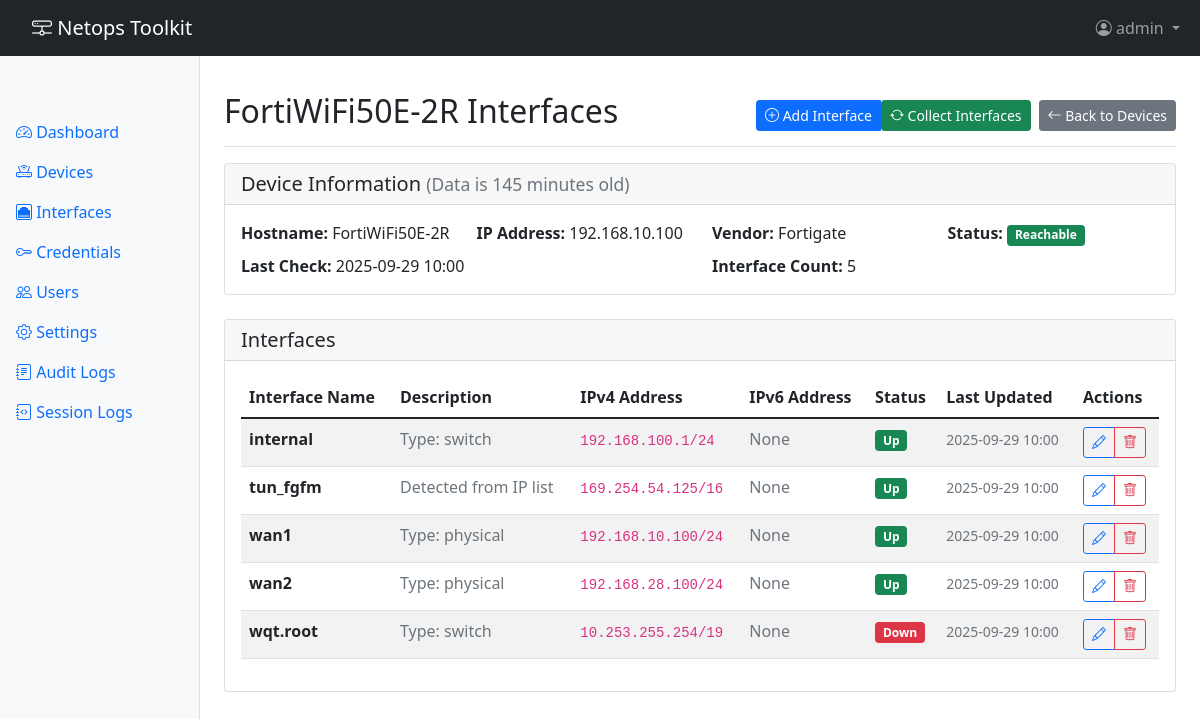
The app's page /interfaces/device/1 (signed in) with its own data.
### app/models.py (models this page shows, shortened)
class User(UserMixin, db.Model):
    __tablename__ = 'users'
    id = db.Column(db.Integer, primary_key=True)
    username = db.Column(db.String(80), unique=True, nullable=False)
    email = db.Column(db.String(120), unique=True, nullable=True)
    password_hash = db.Column(db.String(255), nullable=True)  # Null for TACACS users
    auth_type = db.Column(db.String(20), nullable=False, default='local')  # 'local' or 'tacacs'
    is_active = db.Column(db.Boolean, default=True)
    is_admin = db.Column(db.Boolean, default=False)
    created_at = db.Column(db.DateTime, default=datetime.utcnow)
    last_login = db.Column(db.DateTime)
    audit_logs = db.relationship('AuditLog', backref='user', lazy='dynamic')

class Device(db.Model):
    __tablename__ = 'devices'
    id = db.Column(db.Integer, primary_key=True)
    hostname = db.Column(db.String(255), unique=True, nullable=False)
    ip_address = db.Column(db.String(45), nullable=False)  # Supports IPv6
    vendor = db.Column(db.String(50), nullable=False)  # cisco_ios, cisco_nxos, cisco_iosxr, paloalto, fortigate
    is_reachable = db.Column(db.Boolean, default=True)
    last_reachability_check = db.Column(db.DateTime)
    last_successful_connection = db.Column(db.DateTime)
    last_error = db.Column(db.Text)
    created_at = db.Column(db.DateTime, default=datetime.utcnow)
    updated_at = db.Column(db.DateTime, default=datetime.utcnow, onupdate=datetime.utcnow)
    interfaces = db.relationship('Interface', backref='device', lazy='dynamic', cascade='all, delete-orphan')
    audit_logs = db.relationship('AuditLog', backref='device', lazy='dynamic')

class Interface(db.Model):
    __tablename__ = 'interfaces'
    id = db.Column(db.Integer, primary_key=True)
    device_id = db.Column(db.Integer, db.ForeignKey('devices.id'), nullable=False)
    name = db.Column(db.String(100), nullable=False)
    description = db.Column(db.String(255))
    ipv4_address = db.Column(db.String(18))  # xxx.xxx.xxx.xxx/xx
    ipv6_address = db.Column(db.String(45))  # Full IPv6 with prefix
    status = db.Column(db.String(20))  # up, down, administratively down
    source = db.Column(db.String(20), default='collected', nullable=False)  # 'collected' or 'manual'
    last_updated = db.Column(db.DateTime, default=datetime.utcnow)
    created_at = db.Column(db.DateTime, default=datetime.utcnow)
    __table_args__ = (
        db.UniqueConstraint('device_id', 'name', name='_device_interface_uc'),
    )

### app/routes/interface_routes.py (the view)
@interface_bp.route('/device/<int:device_id>')
@login_required
def device_interfaces(device_id):
    device = Device.query.get_or_404(device_id)
    interfaces = Interface.query.filter_by(device_id=device_id).all()
    return render_template('interfaces/device.html',
                         device=device,
                         interfaces=interfaces)

### app/templates/interfaces/device.html (shortened to what this page needs)
{% extends "base.html" %}
{% block content %}
<div class="d-flex justify-content-between flex-wrap flex-md-nowrap align-items-center pt-3 pb-2 mb-3 border-bottom">
    <h1 class="h2">{{ device.hostname }} Interfaces</h1>
    <div class="btn-toolbar mb-2 mb-md-0">
        <div class="btn-group me-2">
            <a href="{{ url_for('interfaces.add_interface', device_id=device.id) }}" class="btn btn-sm btn-primary">
                <i class="bi bi-plus-circle"></i> Add Interface
            </a>
            <form method="POST" action="{{ url_for('devices.collect_interfaces', device_id=device.id) }}" style="display: inline;">
                <button type="submit" class="btn btn-sm btn-success">
                    <i class="bi bi-arrow-repeat"></i> Collect Interfaces
                </button>
            </form>
        </div>
        <div class="btn-group">
            <a href="{{ url_for('devices.list_devices') }}" class="btn btn-sm btn-secondary">
                <i class="bi bi-arrow-left"></i> Back to Devices
            </a>
        </div>
    </div>
</div>
<div class="row mb-4">
    <div class="col-12">
        <div class="card">
            <div class="card-header">
                <h5 class="mb-0">Device Information</h5>
            </div>
            <div class="card-body">
                <div class="row">
                    <div class="col-md-3">
                        <strong>Hostname:</strong> {{ device.hostname }}
                    </div>
                    <div class="col-md-3">
                        <strong>IP Address:</strong> {{ device.ip_address }}
                    </div>
                    <div class="col-md-3">
                        <strong>Vendor:</strong> {{ device.vendor|replace('_', ' ')|title }}
                    </div>
                    <div class="col-md-3">
                        <strong>Status:</strong>
                        {% if device.is_reachable %}
                        <span class="badge bg-success">Reachable</span>
                        {% else %}
                        <span class="badge bg-danger" title="{{ device.last_error }}">Unreachable</span>
                        {% endif %}
                    </div>
                </div>
                <div class="row mt-2">
                    <div class="col-md-6">
                        <strong>Last Check:</strong> {{ device.last_reachability_check.strftime('%Y-%m-%d %H:%M') if device.last_reachability_check else 'Never' }}
                    </div>
                    <div class="col-md-6">
                        <strong>Interface Count:</strong> {{ interfaces|length }}
                    </div>
                </div>
            </div>
        </div>
    </div>
</div>
<div class="card">
    <div class="card-header">
        <h5 class="mb-0">Interfaces</h5>
    </div>
    <div class="card-body">
        {% if interfaces %}
        <div class="table-responsive">
            <table class="table table-striped table-hover">
                <thead>
                    <tr>
                        <th>Interface Name</th>
                        <th>Description</th>
                        <th>IPv4 Address</th>
                        <th>IPv6 Address</th>
                        <th>Status</th>
                        <th>Last Updated</th>
                        <th>Actions</th>
                    </tr>
                </thead>
                <tbody>
                    {% for interface in interfaces %}
                    <tr>
                        <td>
                            <strong>{{ interface.name }}</strong>
                        </td>
                        <td>
                            <span class="text-muted">{{ interface.description or 'No description' }}</span>
                        </td>
                        <td>
                            {% if interface.ipv4_address %}
                            <code>{{ interface.ipv4_address }}</code>
                            {% else %}
                            <span class="text-muted">None</span>
                            {% endif %}
                        </td>
                        <td>
                            {% if interface.ipv6_address %}
                            <code>{{ interface.ipv6_address }}</code>
                            {% else %}
                            <span class="text-muted">None</span>
                            {% endif %}
                        </td>
                        <td>
                            {% if interface.status == 'up' or interface.status == 'up/up' %}
                            <span class="badge bg-success">{{ interface.status|title }}</span>
                            {% elif interface.status == 'down' or interface.status == 'down/down' %}
                            <span class="badge bg-danger">{{ interface.status|title }}</span>
                            {% elif interface.status == 'up/down' %}
                            <span class="badge bg-warning">{{ interface.status|title }}</span>
                            {% elif interface.status == 'administratively down' %}
                            <span class="badge bg-secondary">Admin Down</span>
                            {% else %}
                            <span class="badge bg-light text-dark">{{ interface.status|title }}</span>
                            {% endif %}
                        </td>
                        <td>
                            <small class="text-muted">
                                {{ interface.last_updated.strftime('%Y-%m-%d %H:%M') if interface.last_updated else 'Never' }}
                            </small>
                        </td>
                        <td>
                            <div class="btn-group btn-group-sm" role="group">
                                <a href="{{ url_for('interfaces.edit_interface', interface_id=interface.id) }}"
                                   class="btn btn-outline-primary" title="Edit Interface">
                                    <i class="bi bi-pencil"></i>
                                </a>
                                <button type="button" class="btn btn-outline-danger"
                                        onclick="deleteInterface({{ interface.id }}, '{{ interface.name }}')"
                                        title="Delete Interface">
                                    <i class="bi bi-trash"></i>
                                </button>
                            </div>
                        </td>
                    </tr>
                    {% endfor %}
                </tbody>
            </table>
        </div>
        {% endif %}
    </div>
</div>
{% endblock %}

### app/templates/base.html (shortened to what this page needs)
<!DOCTYPE html>
<html lang="en">
<head>
    <link href="https://cdn.jsdelivr.net/npm/bootstrap@5.1.3/dist/css/bootstrap.min.css" rel="stylesheet">
    <link href="https://cdn.jsdelivr.net/npm/bootstrap-icons@1.7.2/font/bootstrap-icons.css" rel="stylesheet">
</head>
<body>
    <nav class="navbar navbar-expand-lg navbar-dark bg-dark fixed-top">
        <div class="container-fluid">
            <a class="navbar-brand" href="{{ url_for('main.index') }}">
                <i class="bi bi-hdd-network"></i> Netops Toolkit
            </a>
            <div class="collapse navbar-collapse" id="navbarNav">
                <ul class="navbar-nav ms-auto">
                    {% if current_user.is_authenticated %}
                    <li class="nav-item dropdown">
                        <a class="nav-link dropdown-toggle" href="#" id="userDropdown" role="button" data-bs-toggle="dropdown">
                            <i class="bi bi-person-circle"></i> {{ current_user.username }}
                        </a>
                    </li>
                    {% endif %}
                </ul>
            </div>
        </div>
    </nav>
    <div class="container-fluid">
        <div class="row">
            {% if current_user.is_authenticated %}
            <nav class="col-md-2 d-md-block bg-light sidebar">
                <div class="sidebar-sticky">
                    <ul class="nav flex-column">
                        <li class="nav-item">
                            <a class="nav-link {% if request.endpoint == 'main.dashboard' %}active{% endif %}" href="{{ url_for('main.dashboard') }}">
                                <i class="bi bi-speedometer2"></i> Dashboard
                            </a>
                        </li>
                        <li class="nav-item">
                            <a class="nav-link {% if 'devices' in request.endpoint %}active{% endif %}" href="{{ url_for('devices.list_devices') }}">
                                <i class="bi bi-router"></i> Devices
                            </a>
                        </li>
                        <li class="nav-item">
                            <a class="nav-link {% if 'interfaces' in request.endpoint %}active{% endif %}" href="{{ url_for('interfaces.list_interfaces') }}">
                                <i class="bi bi-ethernet"></i> Interfaces
                            </a>
                        </li>
                        <li class="nav-item">
                            <a class="nav-link {% if 'credentials' in request.endpoint %}active{% endif %}" href="{{ url_for('credentials.list_credentials') }}">
                                <i class="bi bi-key"></i> Credentials
                            </a>
                        </li>
                        {% if current_user.is_admin %}
                        <li class="nav-item">
                            <a class="nav-link {% if 'users' in request.endpoint %}active{% endif %}" href="{{ url_for('auth.users') }}">
                                <i class="bi bi-people"></i> Users
                            </a>
                        </li>
                        <li class="nav-item">
                            <a class="nav-link {% if 'settings' in request.endpoint %}active{% endif %}" href="{{ url_for('settings.index') }}">
                                <i class="bi bi-gear"></i> Settings
                            </a>
                        </li>
                        <li class="nav-item">
                            <a class="nav-link {% if 'audit' in request.endpoint %}active{% endif %}" href="{{ url_for('settings.audit_logs') }}">
                                <i class="bi bi-journal-text"></i> Audit Logs
                            </a>
                        </li>
                        <li class="nav-item">
                            <a class="nav-link {% if 'session_logs' in request.endpoint %}active{% endif %}" href="{{ url_for('session_logs.index') }}">
                                <i class="bi bi-journal-code"></i> Session Logs
                            </a>
                        </li>
                        {% endif %}
                    </ul>
                </div>
            </nav>
            {% endif %}
            <main class="{% if current_user.is_authenticated %}col-md-9 ms-sm-auto col-lg-10 px-md-4{% else %}col-12{% endif %}">
                {% block content %}{% endblock %}
            </main>
        </div>
    </div>
</body>
</html>

### app/templates/base.html (style rules this page uses)
body { padding-top: 56px; }
.sidebar { position: fixed; top: 56px; bottom: 0; left: 0; z-index: 100; padding: 48px 0 0; box-shadow: inset -1px 0 0 rgba(0, 0, 0, .1); }
.sidebar-sticky { position: sticky; top: 0; height: calc(100vh - 56px); padding-top: .5rem; overflow-x: hidden; overflow-y: auto; }
main { padding-top: 20px; }
.navbar-brand { padding-left: 20px; }

### records on screen
User: username "admin"
Device: hostname "FortiWiFi50E-2R", ip_address "192.168.10.100", vendor "Fortigate", last_reachability_check "2025-09-29 10:00"
Interface: name "internal", description "Type: switch", ipv4_address "192.168.100.1/24", shows "None", status "Up", last_updated "2025-09-29 10:00"
Interface: name "tun_fgfm", description "Detected from IP list", ipv4_address "169.254.54.125/16", shows "None", status "Up", last_updated "2025-09-29 10:00"
Interface: name "wan1", description "Type: physical", ipv4_address "192.168.10.100/24", shows "None", status "Up", last_updated "2025-09-29 10:00"
Interface: name "wan2", description "Type: physical", ipv4_address "192.168.28.100/24", shows "None", status "Up", last_updated "2025-09-29 10:00"
Interface: name "wqt.root", description "Type: switch", ipv4_address "10.253.255.254/19", shows "None", status "Down", last_updated "2025-09-29 10:00"

### other values on screen
{{ interfaces|length }} "5"
